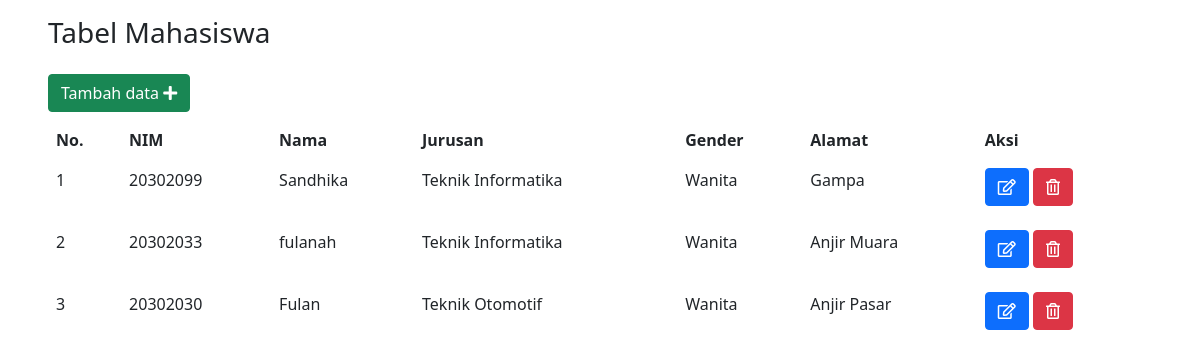
The page / on the database its author committed.
### tables this page shows
CREATE TABLE `mahasiswa` (
  `nim` varchar(8) NOT NULL,
  `id_mhs` int(10) NOT NULL,
  `nama` varchar(50) NOT NULL,
  `jenis_kelamin` varchar(10) NOT NULL,
  `jurusan` varchar(50) NOT NULL,
  `alamat` varchar(250) NOT NULL
);

### index.php (the view, shortened to what this page needs)
<?php
include("./helper/connection.php");
?>
<!DOCTYPE html>
<html lang="en">
<head>
    <link rel="stylesheet" href="https://use.fontawesome.com/releases/v5.15.4/css/all.css">
    <link href="https://cdn.jsdelivr.net/npm/bootstrap@5.1.3/dist/css/bootstrap.min.css" rel="stylesheet">
</head>
<body>
    <div class="px-5 py-3">
    <h3>Tabel Mahasiswa</h3>
    <a href="./pages/new.php" class="btn btn-success mt-3 mb-2">
        Tambah data
        <i class="fa fa-plus"></i>
    </a>
    <table class="table table-borderless">
        <thead>
            <tr>
                <th>No.</th>
                <th>NIM</th>
                <th>Nama</th>
                <th>Jurusan</th>
                <th>Gender</th>
                <th>Alamat</th>
                <th>Aksi</th>
            </tr>
        </thead>
        <tbody>
        <?php
            $sql = "SELECT * FROM mahasiswa";
            $rows = mysqli_query($conn, $sql);
            if (mysqli_num_rows($rows) > 0) {
                $id_table = 1;
                while($row = mysqli_fetch_assoc($rows)) {
                    $id = $row["id_mhs"];
                    $nim = $row["nim"];
                    $nama = $row["nama"];
                    $gender = $row["jenis_kelamin"];
                    $jurusan = $row["jurusan"];
                    $alamat = $row["alamat"];
                    echo <<<EOT
                    <tr>
                        <td>$id_table</td>
                        <td>$nim</td>
                        <td>$nama</td>
                        <td>$jurusan</td>
                        <td>$gender</td>
                        <td>$alamat</td>
                        <td>
                            <a href="./pages/edit.php?id=$id" class="btn btn-primary w-full mb-2"><i class="far fa-edit"></i></a>
                            <a data-key="$id" data-name="$nama" data-nim="$nim" data-role="trigger-modal" data-bs-toggle="modal" data-bs-target="#exampleModal" class="btn btn-danger w-full mb-2"><i class="far fa-trash-alt"></i></a>
                        </td>
                    <tr/>
EOT;
                    $id_table++;
                }
            }
            ?>
        </tbody>
    </table>
    </div>
</body>
</html>

### rows shown on the page
mahasiswa: nim "20302099", nama "Sandhika", jurusan "Teknik Informatika", jenis_kelamin "Wanita", alamat "Gampa"
mahasiswa: nim "20302033", nama "fulanah", jurusan "Teknik Informatika", jenis_kelamin "Wanita", alamat "Anjir Muara"
mahasiswa: nim "20302030", nama "Fulan", jurusan "Teknik Otomotif", jenis_kelamin "Wanita", alamat "Anjir Pasar"
